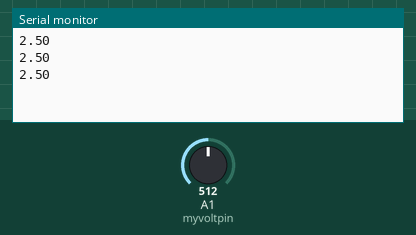
A sketch run on a simulated Arduino Uno, built with avr-gcc and run on an emulated ATmega328P. Shown: the last lines printed to the serial monitor. The test bench sets the inputs (shaded band); at power-on: A1 (myvoltpin) = 512.

Above: at 1.3 s.
1.4 s: A1 (myvoltpin) set to 716
At 1.9 s:
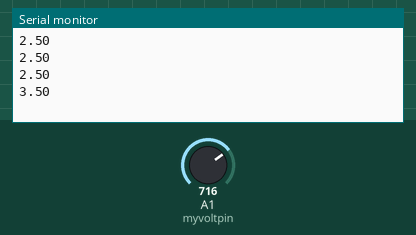
2.9 s: A1 (myvoltpin) set to 900
At 3.4 s:
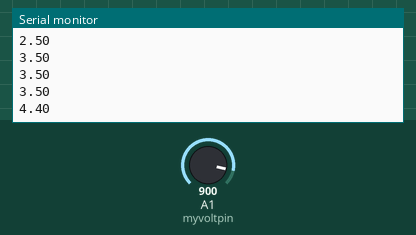
Timing chart, 0 to 5.9 s (numbered marks = the images above; inputs shaded):
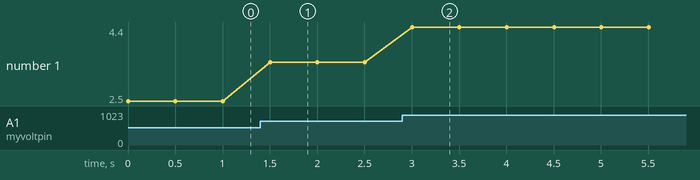

Measured:
- after the input at 1.4 s, the serial monitor: prints a new line after 0.10 s (image 1)
- after the input at 2.9 s, the serial monitor: prints a new line after 0.10 s (image 2)
- plotted number 1: 2.5 → 3.5 after the input at 1.4 s, 3.5 → 4.4 after the input at 2.9 s

The sketch:

VoltageReadout.ino
```cpp
int myvoltpin = A1;
int readval;
float v2;
int delayTime = 500;

void setup() {
  // put your setup code here, to run once:
  Serial.begin(9600);
}

void loop() {
  // put your main code here, to run repeatedly:
  readval = analogRead(myvoltpin);
  v2 = (5.0 / 1023.0) * readval;
  Serial.println(v2);
  delay(delayTime);
}
```
